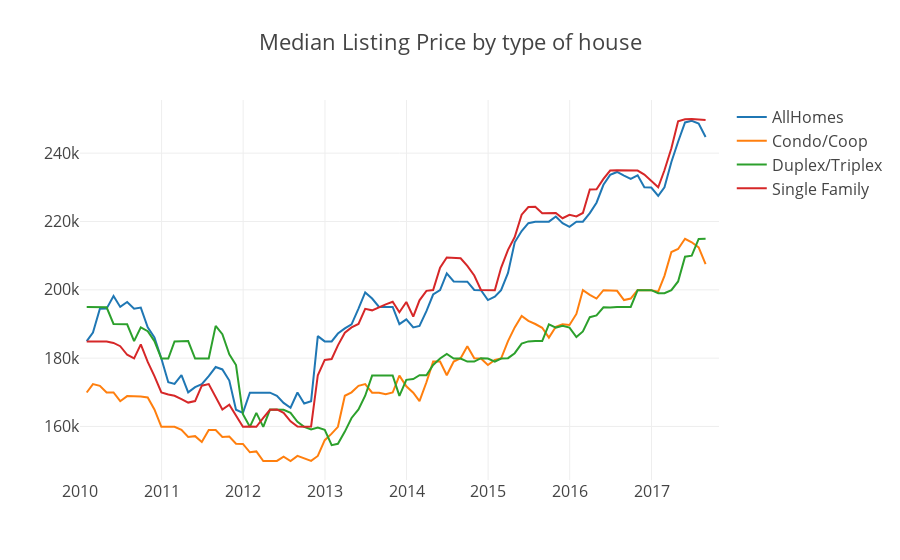

Notebook source saved alongside this figure:
### Code cell
data=[go.Scatter(x=state_month['Date'], y=state_month['MedianListingPrice_AllHomes'], name = 'AllHomes'), 
      go.Scatter(x=state_month['Date'], y=state_month['MedianListingPrice_CondoCoop'], name = 'Condo/Coop'), 
      go.Scatter(x=state_month['Date'], y=state_month['MedianListingPrice_DuplexTriplex'], name = 'Duplex/Triplex'), 
      go.Scatter(x=state_month['Date'], y=state_month['MedianListingPrice_SingleFamilyResidence'], name = 'Single Family')] 
layout = {'title':'Median Listing Price by type of house', 'font': dict(size=16), 'xaxis': {'range': ['2010-1-1', '2017-10-30']}}
py.iplot({'data':data, 'layout':layout})

### Figure 1 — Plotly figure (JSON) as saved in the notebook; plotly's stock layout.template omitted (floating-point values rounded to 4 significant figures; data arrays with more than 128 entries replaced by an {"elided": "..."} marker saying what was removed)
{"data": [{"name": "AllHomes", "type": "scatter", "x": {"elided": "257 str values"}, "y": {"elided": "257 float values"}}, {"name": "Condo/Coop", "type": "scatter", "x": {"elided": "257 str values"}, "y": {"elided": "257 float values"}}, {"name": "Duplex/Triplex", "type": "scatter", "x": {"elided": "257 str values"}, "y": {"elided": "257 float values"}}, {"name": "Single Family", "type": "scatter", "x": {"elided": "257 str values"}, "y": {"elided": "257 float values"}}], "layout": {"font": {"size": 16}, "title": "Median Listing Price by type of house", "xaxis": {"range": ["2010-1-1", "2017-10-30"]}}}
